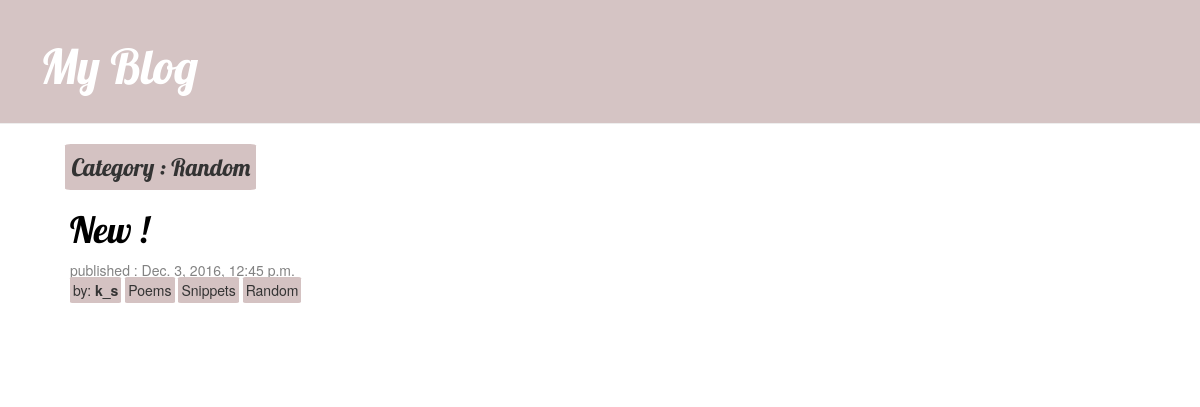
Screenshot of /category/Random with the database file from the repository.
### blog/models.py (models this page shows, shortened)
class Category(models.Model):
    name = models.CharField(max_length=200)
    def __str__(self):
        return self.name

class Post(models.Model):
    author = models.ForeignKey('auth.User')
    title = models.CharField(max_length=200)
    text = models.TextField()
    categories = models.ManyToManyField(Category)
    created_date = models.DateTimeField(
            default=timezone.now)
    published_date = models.DateTimeField(
            blank=True, null=True)

### blog/views.py (the view)
# urls.py: url(r'^category/(?P<category>\w+)$', views.category_posts, name='category_posts')
def category_posts(request,category):
    post = Post.objects.filter(categories__name=category)
    return render(request, 'blog/category_posts.html', {'posts':post,
                                                        'cat':category})

### blog/templates/blog/category_posts.html
{% extends 'blog/base.html' %}
{%block content%}
<div class = "cat-heading"> Category : {{cat}}</div><br/>
{% for post in posts %}
      <div class ="post col-xs-4">
        <h1> <a href="{% url 'post_detail' pk=post.pk %}">{{post.title}}</a></h2>
          <p>{% if post.published_date %}
             <span class="date">
               published : {{post.published_date}}
             </span>
             {% endif %}
              <br/><span class ="author">by:<strong> {{post.author}}</strong></span>
                {% for category in post.categories.all %}
                  <span class="category"><a href="{% url 'category_posts' category %}"> {{category}}</a></span>
                {%endfor %}
              </p>
      </div>
{%endfor%}
{%endblock%}

### blog/static/css/blog.css (style rules this page uses)
h1, h2, h3, h4, .cat-heading { font-family: 'Lobster', cursive; }
.date { color: #828282; }
.post { margin-bottom: 70px; }
.post h1 a, .post h1 a:visited { color: #000000; }
.author, .category, .category:visited, .cat-heading { background-color: #D4C2C2; text-decoration: none; border-radius: 5%; padding: 3px; }
.category a:link, .category a:visited { color:inherit; }
.post { display:inline-block; }
.cat-heading { display: inline-block; padding: 6px; border-radius: 3%; font-size: 18pt; margin-left: 1%; }

### rows the page displays
Category: name "Random"
Post: title "New !", published_date "Dec. 3, 2016, 12:45 p.m.", author "k_s"
Category: name "Poems"
Category: name "Snippets"
